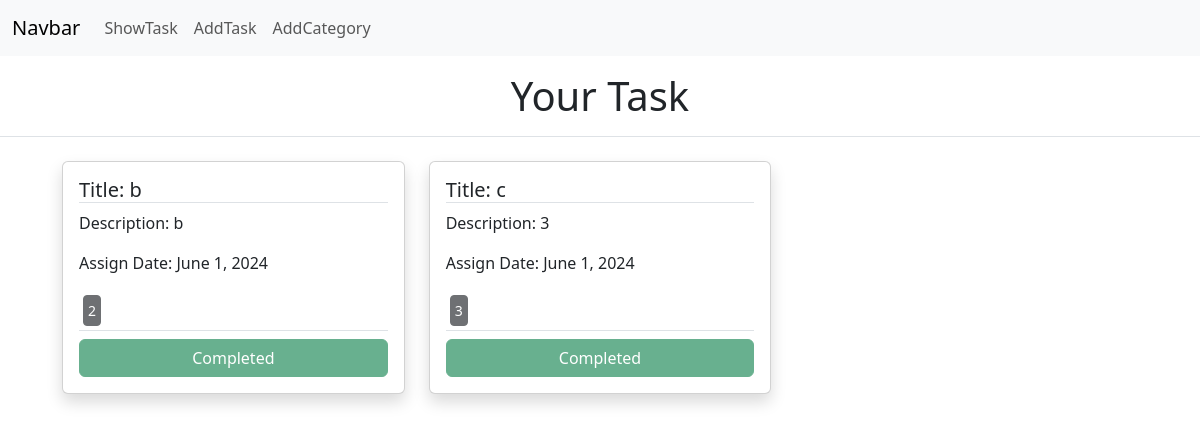
Before: / with the older database file.
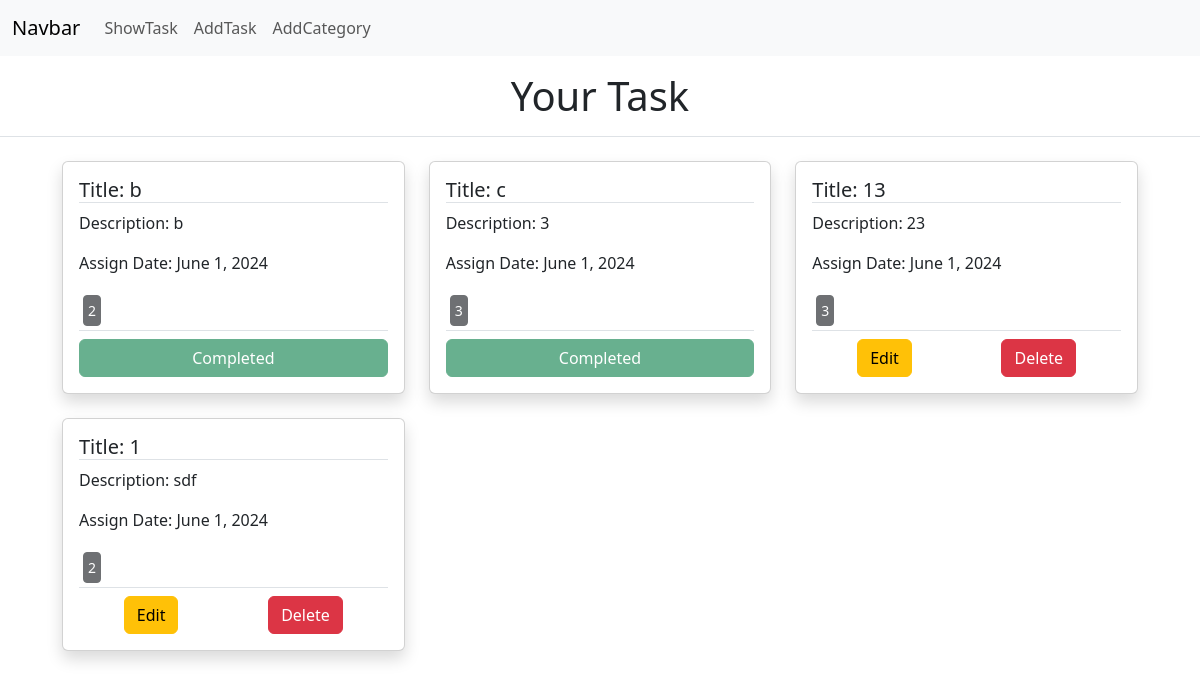
After: the same page with the newer database file.
### Task/models.py (models this page shows, shortened)
class TaskModels(models.Model):
    taskTitle = models.CharField(max_length=100)
    taskDescription = models.TextField()
    is_completed = models.BooleanField(default=False)
    taskAssignDate = models.DateField(auto_now_add=True)
    Category  = models.ManyToManyField(CategoryModel)

### category/models.py (models this page shows)
class CategoryModel(models.Model):
    Category = models.CharField(max_length=20)
    def __str__(self) -> str:
        return self.Category

### Task/views.py (the view)
# urls.py: path('', getTask,name='homepage'),
def getTask(request):
    data = TaskModels.objects.all()
    return render(request,'showTask.html',{'data':data})

### Task/templates/showTask.html
{% extends 'base.html' %}
{% block contant %}
<dev class="my-3 gird">
    <h1 class="text-center border-bottom py-3 mb-4">Your Task</h1>
    <dev class="row row-cols-1 row-cols-md-2 row-cols-lg-3 g-4 mx-auto col-11">
        {% for d in data %}
        <div class="col ">
            <div class="card shadow">
                <div class="card-body">
                    <h5 class="card-title border-bottom">Title: {{d.taskTitle}}</h5>
                    <p class="card-text">Description: {{d.taskDescription}}</p>
                    <p class="card-text">Assign Date: {{d.taskAssignDate}}</p>
                    {% for c in d.Category.all %}
                    <button class="btn btn-dark btn-sm m-1 p-1" disabled>{{c}}</button>
                    {% endfor %}
                    <dev class="d-flex justify-content-around border-top pt-2">
                        {% if d.is_completed %}
                        <button class="btn btn-success d-block col-12" disabled>Completed</button>
                        {% else %}
                        <a href={% url 'edittask' d.id %} class="btn btn-warning">Edit</a>
                        <a href={% url 'deletetask' d.id %} class="btn btn-danger">Delete</a>
                        {% endif %}
                    </dev>
                </div>
            </div>
        </div>
        {% endfor %}
    </dev>
</dev>
{% endblock contant %}

Changed rows visible on the page:
added TaskModels: taskTitle "13", taskDescription "23", taskAssignDate "June 1, 2024", is_completed "Edit", CategoryModel (Category "3")
added TaskModels: taskTitle "1", taskDescription "sdf", taskAssignDate "June 1, 2024", is_completed "Edit", CategoryModel (Category "2")
